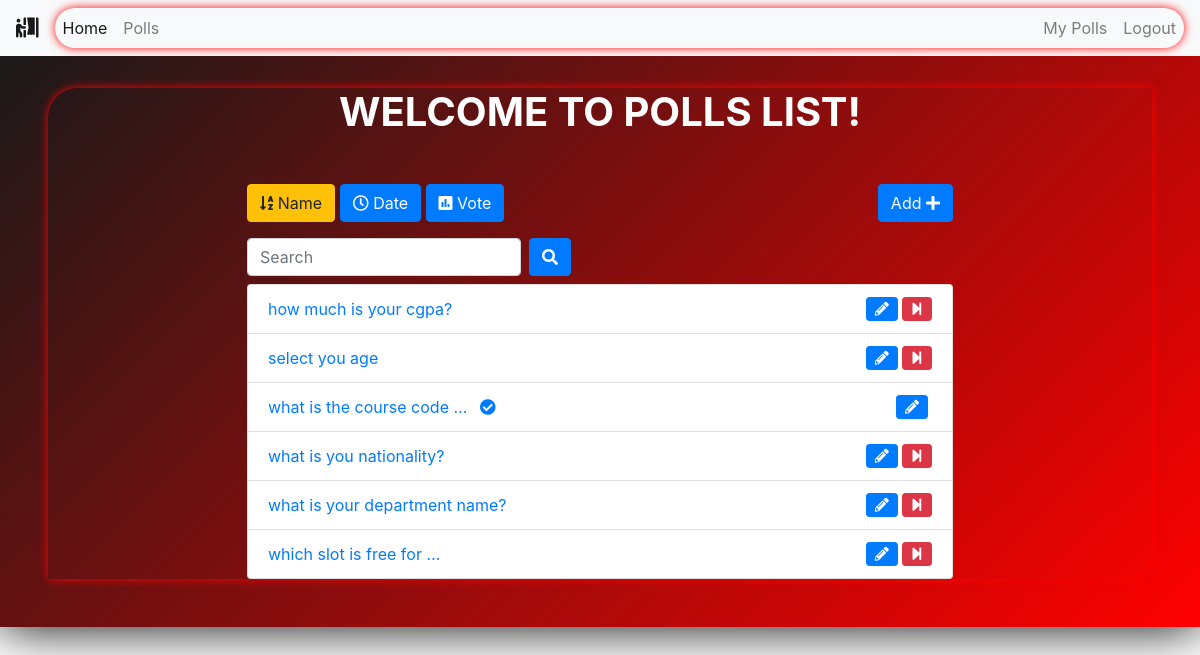
Page /polls/list/?name=True (signed in) on the committed database.
### polls/models.py (models this page shows, shortened)
class Poll(models.Model):
    owner = models.ForeignKey(User, on_delete=models.CASCADE)
    text = models.TextField()
    pub_date = models.DateTimeField(default=timezone.now)
    active = models.BooleanField(default=True)
    created_at = models.DateTimeField(auto_now_add=True)

### polls/views.py (the view)
# urls.py: path('list/', views.polls_list, name='list'),
@login_required()
def polls_list(request):
    all_polls = Poll.objects.all()
    search_term = ''
    if 'name' in request.GET:
        all_polls = all_polls.order_by('text')
    if 'date' in request.GET:
        all_polls = all_polls.order_by('pub_date')
    if 'vote' in request.GET:
        all_polls = all_polls.annotate(Count('vote')).order_by('vote__count')
    if 'search' in request.GET:
        search_term = request.GET['search']
        all_polls = all_polls.filter(text__icontains=search_term)
    paginator = Paginator(all_polls, 6)  # Show 6 contacts per page
    page = request.GET.get('page')
    polls = paginator.get_page(page)
    get_dict_copy = request.GET.copy()
    params = get_dict_copy.pop('page', True) and get_dict_copy.urlencode()
    context = {
        'polls': polls,
        'params': params,
        'search_term': search_term,
    }
    return render(request, 'polls/polls_list.html', context)

### polls/templates/polls/polls_list.html (shortened to what this page needs)
{% extends 'base.html' %}
{% block content %}
<div class="vh-100 d-flex justify-content-center align-items-center p-5" id="login-content" style="background: linear-gradient(135deg, rgba(0, 0, 0, 0.9), rgba(255, 0, 0, 1)); box-shadow: 0 0 50px rgba(0,0,0,1);">
<div class="container" style="border-radius: 30px 0px 30px 0px;box-shadow: 0 0 10px rgba(255,0,1);">
    <div class="row">
        <div class="col-md-8 offset-sm-2" >
            <h1 class="text-center mb-5" style="color:white;"><b>WELCOME TO POLLS LIST!</b></h1>
            <a class="btn btn-{% if 'name' in request.GET %}warning{% else %}primary{% endif %} mb-3" href="?name=True"
                role="button"><i class="fas fa-sort-alpha-down"></i>
                Name</a>
            <a class="btn btn-{% if 'date' in request.GET %}warning{% else %}primary{% endif %} mb-3" href="?date=True"
                role="button"><i class="far fa-clock"></i> Date</a>
            <a class="btn btn-{% if 'vote' in request.GET %}warning{% else %}primary{% endif %} mb-3" href="?vote=True"
                role="button"><i class="fas fa-poll"></i> Vote</a>
            <a class="btn btn-primary mb-3 float-right" href="{% url 'polls:add' %}" role="button">Add <i class="fas fa-plus"></i></a>
            <form class="form-inline">
                <div class="form-group mr-sm-2 mb-2" >
                    <input type="search" class="form-control" name="search" placeholder="Search" value={{ search_term }}>
                </div>
                <button type="submit" class="btn btn-primary mb-2"><i class="fas fa-search"></i></button>
            </form>
            <ul class="list-group"  >
                {% for poll in polls %}
                <li class="list-group-item" ><a href="{% url 'polls:detail' poll.id %}">{{ poll.text|truncatewords:5 }}
                        {% if not poll.active%}
                        <i class="fas fa-check-circle ml-2"></i>
                        {% endif %}
                    </a>
                    {% if request.user == poll.owner %}
                    {% if poll.active %}
                    <a href="{% url 'polls:end_poll' poll.id %}" data-toggle="tooltip" data-placement="top" title="End Poll"
                        onclick="return confirm('Are you sure ?')"><i class="fas fa-step-forward float-right btn btn-danger btn-sm"></i></a>
                    {% endif %}
                    <a href="{% url 'polls:edit' poll.id %}" class="mr-3" data-toggle="tooltip" data-placement="top"
                        title="Edit Poll"><i class="fas fa-pencil-alt float-right btn btn-primary btn-sm mr-1"></i></a>
                    {% endif %}
                </li>
                {% endfor %}
            </ul>
        </div>
    </div>
</div>
{% endblock content %}

### rows in the picture
Poll: text "how much is your cgpa?", active True (drawn)
Poll: text "select you age", active True (drawn)
Poll: text "what is the course code …", active False (drawn)
Poll: text "what is you nationality?", active True (drawn)
Poll: text "what is your department name?", active True (drawn)
Poll: text "which slot is free for …", active True (drawn)
